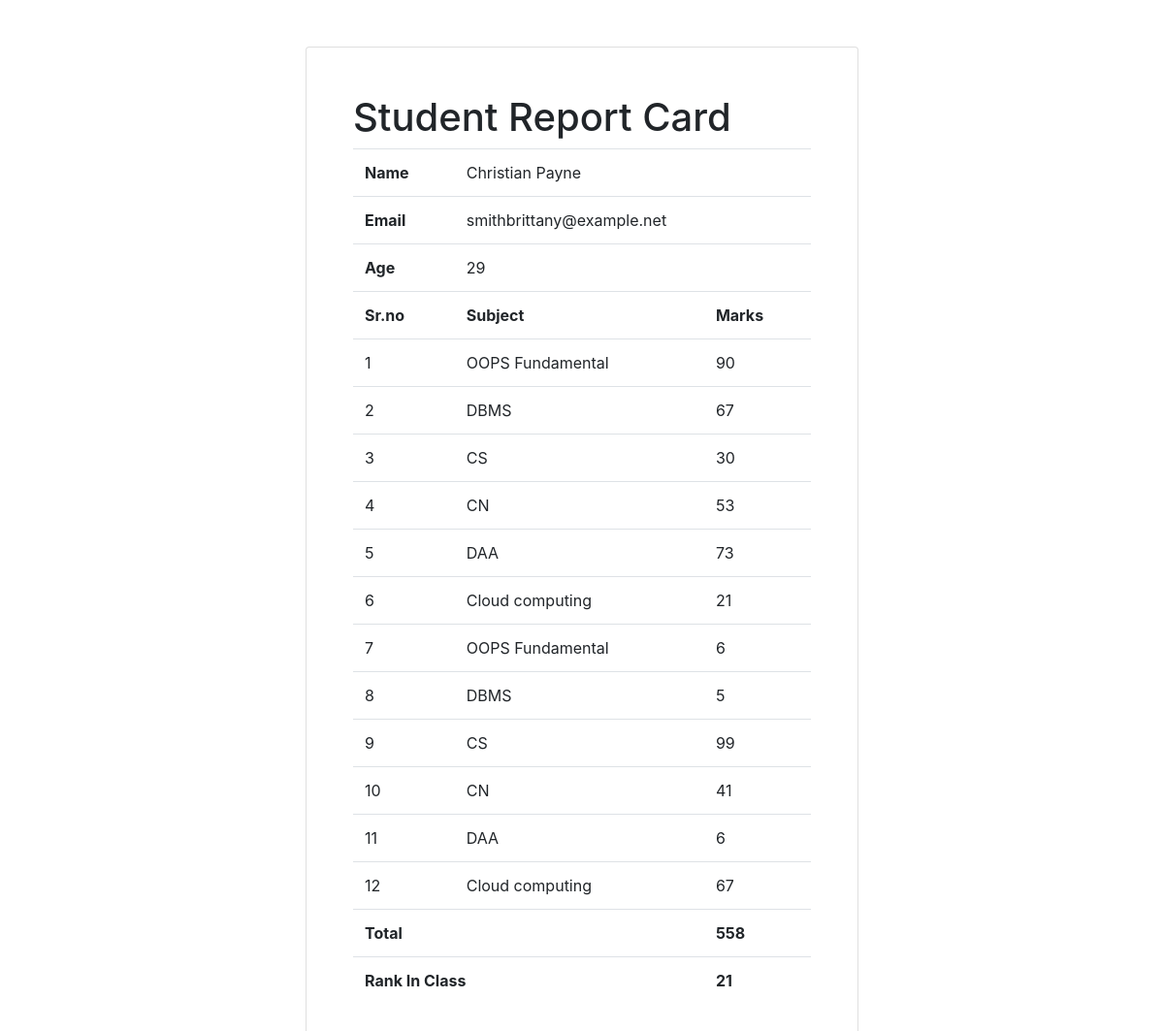
Page /marks/STU_645 on the committed database.
### studentapp/models.py (models this page shows)
class Student(models.Model):
    dept = models.ForeignKey(Department, on_delete=models.CASCADE)
    student_id = models.OneToOneField(StudentId, on_delete=models.CASCADE)
    firstname = models.CharField(max_length=50)
    lastname = models.CharField(max_length=50)
    age = models.IntegerField()
    email=models.CharField(max_length=50)

class Marks(models.Model):
    student = models.ForeignKey(Student, on_delete=models.CASCADE)
    subject = models.ForeignKey(Subject, on_delete=models.CASCADE)
    marks = models.IntegerField()

class Subject(models.Model):
    subject_name = models.CharField(max_length=20)

### studentapp/views.py (the view)
# urls.py: path("marks/<id>",marks,name="marks"),
def marks(request,id):
    rank =  Student.objects.annotate(totalmarks = Sum("marks__marks")).order_by('-totalmarks')
    count = 0
    for i in rank:
        count+=1
        if i.student_id.student_id==id:
            print(i.totalmarks)
            break
    studentMarks = Marks.objects.filter(student__student_id__student_id=id)
    std = studentMarks[0].student
    total =  studentMarks.aggregate(total = Sum("marks"))
    return render(request, 'marks.html', {"studentMarks":studentMarks,"std":std,"total":total,"count":count})

### templates/marks.html (shortened to what this page needs)
<!DOCTYPE html>
<html lang="en">
<head>
    <link rel="stylesheet" href="https://cdn.jsdelivr.net/npm/bootstrap@4.4.1/dist/css/bootstrap.min.css"
>
</head>
<body>
    <div class="container">
        <div class="row">
            <div class="col-6 card mx-auto p-5 mt-5">
                <h1>Student Report Card</h1>
                <table class="table">
                    <tr>
                        <th>Name</th>
                        <td colspan="2">{{std.firstname}} {{std.lastname}}</td>
                    </tr>
                    <tr>
                        <th>Email</th>
                        <td colspan="2">{{std.email}}
                        </td>
                    </tr>
                    <tr>
                        <th>Age</th>
                        <td colspan="2">{{std.age}}</td>
                    </tr>
                    <tr>
                        <th>Sr.no</th>
                        <th>Subject</th>
                        <th>Marks</th>
                    </tr>
                    {%for i in studentMarks%}
                    <tr>
                        <td>{{forloop.counter}}</td>
                        <td>{{i.subject.subject_name}}</td>
                        <td>{{i.marks}}</td>
                    </tr>
                    {%endfor%}
                    <tr>
                        <th colspan="2">Total</th>
                        <th>{{total.total}}</th>
                    </tr>
                    <tr>
                        <th colspan="2">Rank In Class</th>
                        <th>{{count}}</th>
                    </tr>
                </table>
            </div>
</body>
</html>

### rows in the picture
Student: firstname "Christian", lastname "Payne", email "smithbrittany@example.net", age "29"
Marks: subject.subject_name "OOPS Fundamental", marks "90"
Marks: subject.subject_name "DBMS", marks "67"
Marks: subject.subject_name "CS", marks "30"
Marks: subject.subject_name "CN", marks "53"
Marks: subject.subject_name "DAA", marks "73"
Marks: subject.subject_name "Cloud computing", marks "21"
Marks: subject.subject_name "OOPS Fundamental", marks "6"
Marks: subject.subject_name "DBMS", marks "5"
Marks: subject.subject_name "CS", marks "99"
Marks: subject.subject_name "CN", marks "41"
Marks: subject.subject_name "DAA", marks "6"
Marks: subject.subject_name "Cloud computing", marks "67"

### other values in the picture
{{ total.total }} "558"
{{ count }} "21"
